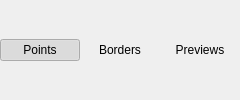
    <widget class="QWidget" name="panel_page_buttons" native="true">
     <property name="surfaceRole" stdset="0">
      <string>panel</string>
     </property>
     <layout class="QHBoxLayout" name="layout_appearance_page_buttons">
      <property name="spacing">
       <number>0</number>
      </property>
      <property name="leftMargin">
       <number>0</number>
      </property>
      <property name="topMargin">
       <number>0</number>
      </property>
      <property name="rightMargin">
       <number>0</number>
      </property>
      <property name="bottomMargin">
       <number>0</number>
      </property>
      <item>
       <widget class="QPushButton" name="button_points_page">
        <property name="text">
         <string>Points</string>
        </property>
        <property name="checkable">
         <bool>true</bool>
        </property>
        <property name="checked">
         <bool>true</bool>
        </property>
        <property name="flat">
         <bool>true</bool>
        </property>
       </widget>
      </item>
      <item>
       <widget class="QPushButton" name="button_borders_page">
        <property name="text">
         <string>Borders</string>
        </property>
        <property name="checkable">
         <bool>true</bool>
        </property>
        <property name="flat">
         <bool>true</bool>
        </property>
       </widget>
      </item>
      <item>
       <widget class="QPushButton" name="button_previews_page">
        <property name="text">
         <string>Previews</string>
        </property>
        <property name="checkable">
         <bool>true</bool>
        </property>
        <property name="flat">
         <bool>true</bool>
        </property>
       </widget>
      </item>
     </layout>
    </widget>
